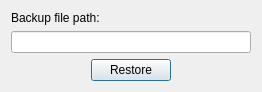
<?xml version="1.0" encoding="UTF-8"?>
<ui version="4.0">
 <class>QWoDBRestoreDialog</class>
 <widget class="QDialog" name="QWoDBRestoreDialog">
  <property name="geometry">
   <rect>
    <x>0</x>
    <y>0</y>
    <width>260</width>
    <height>90</height>
   </rect>
  </property>
  <property name="windowTitle">
   <string>Dialog</string>
  </property>
  <layout class="QVBoxLayout" name="verticalLayout">
   <item>
    <widget class="QLabel" name="label">
     <property name="text">
      <string>Backup file path:</string>
     </property>
    </widget>
   </item>
   <item>
    <layout class="QHBoxLayout" name="horizontalLayout">
     <property name="spacing">
      <number>0</number>
     </property>
     <item>
      <widget class="QLineEdit" name="filePath">
       <property name="minimumSize">
        <size>
         <width>240</width>
         <height>0</height>
        </size>
       </property>
       <property name="styleSheet">
        <string notr="true"/>
       </property>
      </widget>
     </item>
    </layout>
   </item>
   <item>
    <layout class="QHBoxLayout" name="horizontalLayout_2">
     <item>
      <spacer name="horizontalSpacer">
       <property name="orientation">
        <enum>Qt::Horizontal</enum>
       </property>
       <property name="sizeHint" stdset="0">
        <size>
         <width>40</width>
         <height>20</height>
        </size>
       </property>
      </spacer>
     </item>
     <item>
      <widget class="QPushButton" name="btnRestore">
       <property name="text">
        <string>Restore</string>
       </property>
       <property name="icon">
        <iconset resource="woterm.qrc">
         <normaloff>../private/skins/black/enter2.png</normaloff>../private/skins/black/enter2.png</iconset>
       </property>
      </widget>
     </item>
     <item>
      <spacer name="horizontalSpacer_2">
       <property name="orientation">
        <enum>Qt::Horizontal</enum>
       </property>
       <property name="sizeHint" stdset="0">
        <size>
         <width>40</width>
         <height>20</height>
        </size>
       </property>
      </spacer>
     </item>
    </layout>
   </item>
  </layout>
 </widget>
 <resources>
  <include location="woterm.qrc"/>
 </resources>
 <connections/>
</ui>
